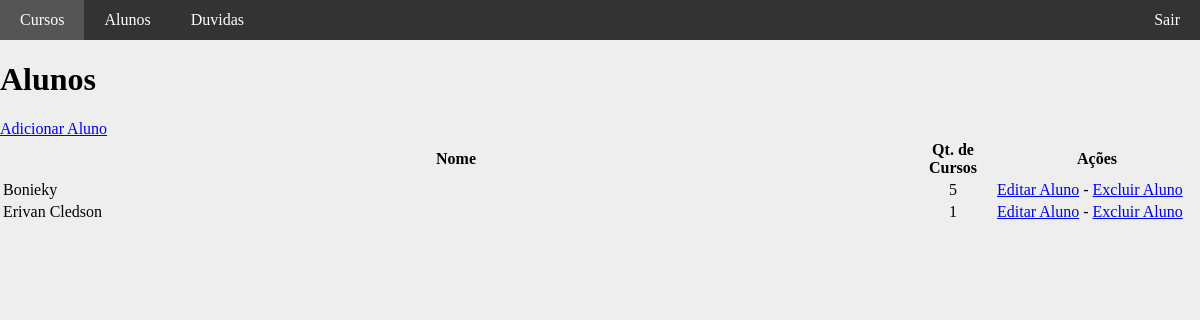
Screenshot of /painel/alunos (signed in) with the database file from the repository.
### tables this page shows
CREATE TABLE `alunos` (
  `id` int(11) UNSIGNED NOT NULL,
  `nome` varchar(50) NOT NULL DEFAULT '',
  `email` varchar(100) NOT NULL DEFAULT '',
  `senha` varchar(32) NOT NULL DEFAULT ''
);

### painel/core/Controller.php (called while the page is built, shortened)
<?php
class controller {
	public function loadTemplate($viewName, $viewData = array()) {
		include 'views/template.php';
	}
	public function loadViewInTemplate($viewName, $viewData) {
		extract($viewData);
		include 'views/'.$viewName.'.php';
	}
}

### painel/controllers/alunosController.php (called while the page is built, shortened)
<?php
class alunosController extends controller {
	public function index() {
		$dados = array(
			'alunos' => array()
		);
		$alunos = new Alunos();
		$dados['alunos'] = $alunos->getAlunos();
		$this->loadTemplate('alunos', $dados);
	}
}

### painel/core/Core.php (called while the page is built, shortened)
<?php
class Core {
	public function run() {
		$url = explode("index.php", $_SERVER["PHP_SELF"]);
		$url = end($url);
		$params = array();
		if(!empty($url)) {
			$url = explode('/', $url);
			array_shift($url);
			array_shift($url);
			if(isset($url[0])) {
				$currentAction = $url[0];
				array_shift($url);
			} else {
				$currentAction = 'index';
			}
		} else {
			$currentController = 'homeController';
			$currentAction = 'index';
		}
		$c = new $currentController();
		call_user_func_array(array($c, $currentAction), $params);
	}
}

### painel/index.php (called while the page is built, shortened)
<?php
require 'config.php';
$core = new Core();
$core->run();
?>

### painel/config.php (called while the page is built, shortened)
<?php
$config = array();
if(ENVIRONMENT == 'development') {
	$config['dbname'] = 'ead';
	$config['host'] = 'localhost';
	$config['dbuser'] = 'root';
	$config['dbpass'] = 'root';
} else {
	$config['dbname'] = 'ead';
	$config['host'] = 'localhost';
	$config['dbuser'] = 'root';
	$config['dbpass'] = 'root';
}
?>

### painel/core/Model.php (called while the page is built, shortened)
<?php
class model {
	public function __construct() {
		global $config;
		$this->db = new PDO("mysql:dbname=".$config['dbname'].";host=".$config['host'], $config['dbuser'], $config['dbpass']);
	}
}
?>

### painel/models/alunos.php (called while the page is built, shortened)
<?php
class Alunos extends model {
	public function getAlunos() {
		$array = array();
		$sql = "SELECT
			*,
			(select count(*) from aluno_curso where aluno_curso.id_aluno = alunos.id) as qtcursos
		FROM alunos";
		$sql = $this->db->query($sql);
		if($sql->rowCount() > 0) {
			$array = $sql->fetchAll();
		}
		return $array;
	}
}
?>

### painel/views/alunos.php (the view)
<h1>Alunos</h1>
<a href="<?php echo BASE; ?>alunos/adicionar">Adicionar Aluno</a><br/>
<table border="0" width="100%">
	<tr>
		<th>Nome</th>
		<th width="80">Qt. de Cursos</th>
		<th>Ações</th>
	</tr>
	<?php foreach($alunos as $aluno): ?>
	<tr>
		<td><?php echo $aluno['nome']; ?></td>
		<td align="center"><?php echo $aluno['qtcursos']; ?></td>
		<td width="200">
			<a href="<?php echo BASE; ?>alunos/editar/<?php echo $aluno['id']; ?>">Editar Aluno</a> -
			<a href="<?php echo BASE; ?>alunos/excluir/<?php echo $aluno['id']; ?>">Excluir Aluno</a>
		</td>
	</tr>
	<?php endforeach; ?>
</table>

### painel/assets/css/template.css (style rules this page uses)
body { margin:0; background-color:#EEE; }

### rows the page displays
alunos: nome "Bonieky", qtcursos "5"
alunos: nome "Erivan Cledson", qtcursos "1"
